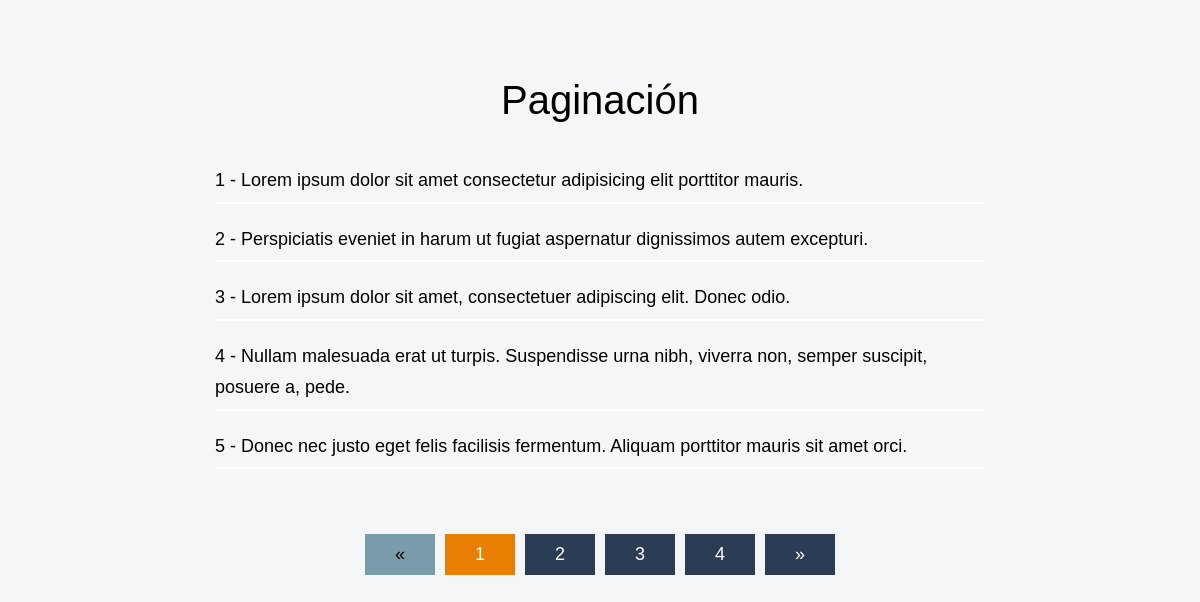
The page / on the database its author committed.
### tables this page shows
CREATE TABLE `paginacion` (
  `id` int(11) unsigned NOT NULL AUTO_INCREMENT,
  `articulos` longtext,
  PRIMARY KEY (`id`)
);

### controllers/MainController.php (called while the page is built)
<?php
class MainController{
    function __construct(){
        require_once('models/MainModel.php');
    }
    public function Index(){
        $paginacion = new MainModel();
        $pageId = isset($_GET['paginas']) && !empty((int)($_GET['paginas'])) ? (int)$_GET['paginas'] : 1;
        $postByPage = 5;
        $start = $pageId > 1 ? ($pageId * $postByPage) - $postByPage : 0;
        $allArticulos = $paginacion->getAllArticulos();
        $pageNumber = ceil($allArticulos / $postByPage);
        $data = $paginacion->getPaginacion($start, $postByPage);
        require_once('views/paginacion.php');
    }
}

### index.php (called while the page is built)
<?php
require_once('database/db.php');
require_once('controllers/MainController.php');
$controller = new MainController();
$controller->Index();

### models/MainModel.php (called while the page is built, shortened)
<?php
class MainModel{
    public $db;
    public $paginacion;
    function __construct(){
        $this->db = Connection::getConnect();
        $this->paginacion = array();
    }
    public function getPaginacion($start, $postByPage){
        if(Connection::validateConnect()){
            $mysql = $this->db;
            $sql = "SELECT * FROM paginacion LIMIT ?, ?";
            $stm = $mysql->prepare($sql);
            $stm->bind_param("ii", $start, $postByPage);
            $stm->execute();
            $result = $stm->get_result();
            if($result->num_rows > 0){
                while($row = $result->fetch_assoc()){
                    array_push($this->paginacion, $row);
                }
                return $this->paginacion;
            }else{
                return NULL;
            }
        }
    }
    public function getAllArticulos(){
        $mysql = $this->db;
        $sql = "SELECT * FROM paginacion";
        $result = $mysql->query($sql);
        if($result->num_rows > 0){
            return $result->num_rows;
        }else{
            return NULL;
        }
    }
}

### database/db.php (called while the page is built)
<?php
class Connection{
    private static function connect(){
        $mysqli = @new mysqli("localhost", "root", "", "paginacion");
        return $mysqli;
    }
    public static function getConnect(){
        return self::connect();
    }
    public static function validateConnect(){
        $mysqli = self::getConnect();
        if($mysqli->connect_errno){
            die('Conecction fail!');
        }else{
            return true;
        }
    }
}

### views/paginacion.php (the view, shortened to what this page needs)
<!DOCTYPE html>
<html lang="es">
<head>
    <link rel="stylesheet" href="/assets/css/style.css">
</head>
<body>
<main class="contenedor">
	<h2>Paginación</h2>
	<section class="articulos">
		<ul>
            <?php foreach($data as $art):?>
                <li><?= $art['id'] . ' - ' . $art['articulos'];?></li>
            <?php endforeach;?>
        </ul>
	</section>
    <section class="paginacion">
        <ul>
            <?php if($pageId == 1):?>
                <li class="desactivado">«</li>
            <?php else:?>
                <li>
                    <a href="?paginas=<?= $pageId - 1;?>">«</a>
                </li>
            <?php endif;?>
            <?php for($i = 1; $i <= $pageNumber; $i++):?>
                <?php if($pageId == $i):?>
                    <li class="activado">
                        <a href="?paginas=<?=$i;?>"><?= $i?></a>
                    </li>
                <?php else:?>
                    <li>
                        <a href="?paginas=<?=$i;?>"><?= $i?></a>
                    </li>
                <?php endif;?>
            <?php endfor;?>
            <?php if($pageId == $pageNumber):?>
                <li class="desactivado">»</li>
            <?php else:?>
                <li>
                    <a href="?paginas=<?= $pageId + 1;?>">»</a>
                </li>
            <?php endif;?>
        </ul>
    </section>
</main>
</body>
</html>

### assets/css/style.css (style rules this page uses)
:root { --color1:#ffffff; --color2:#000000; --color3:#f5f6f7; --color4:#345666; --color5:#2a3d54; --color6: #e97f02; --color7:#7a9baa; }
* { margin:0px; padding: 0px; box-sizing: border-box; }
html { font-size: 16px; }
body { background-color: var(--color3); }
.contenedor { width: 90%; max-width: 50rem; margin: 3.125rem auto; display: grid; grid-template-columns: repeat(2, 1fr); grid-template-rows: 100px 1fr 100px; grid-template-areas: "a a" "b b" "c c" ; }
.contenedor h2 { grid-area: a; font-family: "Montserrat", sans-serif; font-size: 2.5rem; font-weight: 300; justify-self: center; align-self: center; }
.contenedor .articulos { grid-area: b; font-family: "Quicksand", sans-serif; font-weight: 100; font-size: 1.125rem; padding: 15px; }
.contenedor .articulos ul { list-style: none; }
.contenedor .articulos li { border-bottom: 2px solid var(--color1); margin-bottom: 1.25rem; padding-bottom: 5px; line-height: 1.75; }
.contenedor .paginacion { grid-area: c; width: 60%; justify-self: center; align-self: center; }
.contenedor .paginacion ul { list-style: none; display: flex; }
.contenedor .paginacion ul li { flex: 1 0 auto; margin: 0px 5px; }
.paginacion ul .desactivado { background-color: var(--color7); font-family: "Quicksand", sans-serif; cursor: not-allowed; }
.paginacion ul .activado { background-color:var(--color6); }
.paginacion ul li { background-color: var(--color5); font-family: "Quicksand", sans-serif; font-size: 1.125rem; text-align: center; padding: 10px; }
.paginacion ul li a { display: block; color: var(--color1); text-decoration: none; }

### rows shown on the page
paginacion: id "1", articulos "Lorem ipsum dolor sit amet consectetur adipisicing elit porttitor mauris."
paginacion: id "2", articulos "Perspiciatis eveniet in harum ut fugiat aspernatur dignissimos autem excepturi."
paginacion: id "3", articulos "Lorem ipsum dolor sit amet, consectetuer adipiscing elit. Donec odio."
paginacion: id "4", articulos "Nullam malesuada erat ut turpis. Suspendisse urna nibh, viverra non, semper suscipit, posuere a, pede."
paginacion: id "5", articulos "Donec nec justo eget felis facilisis fermentum. Aliquam porttitor mauris sit amet orci."
